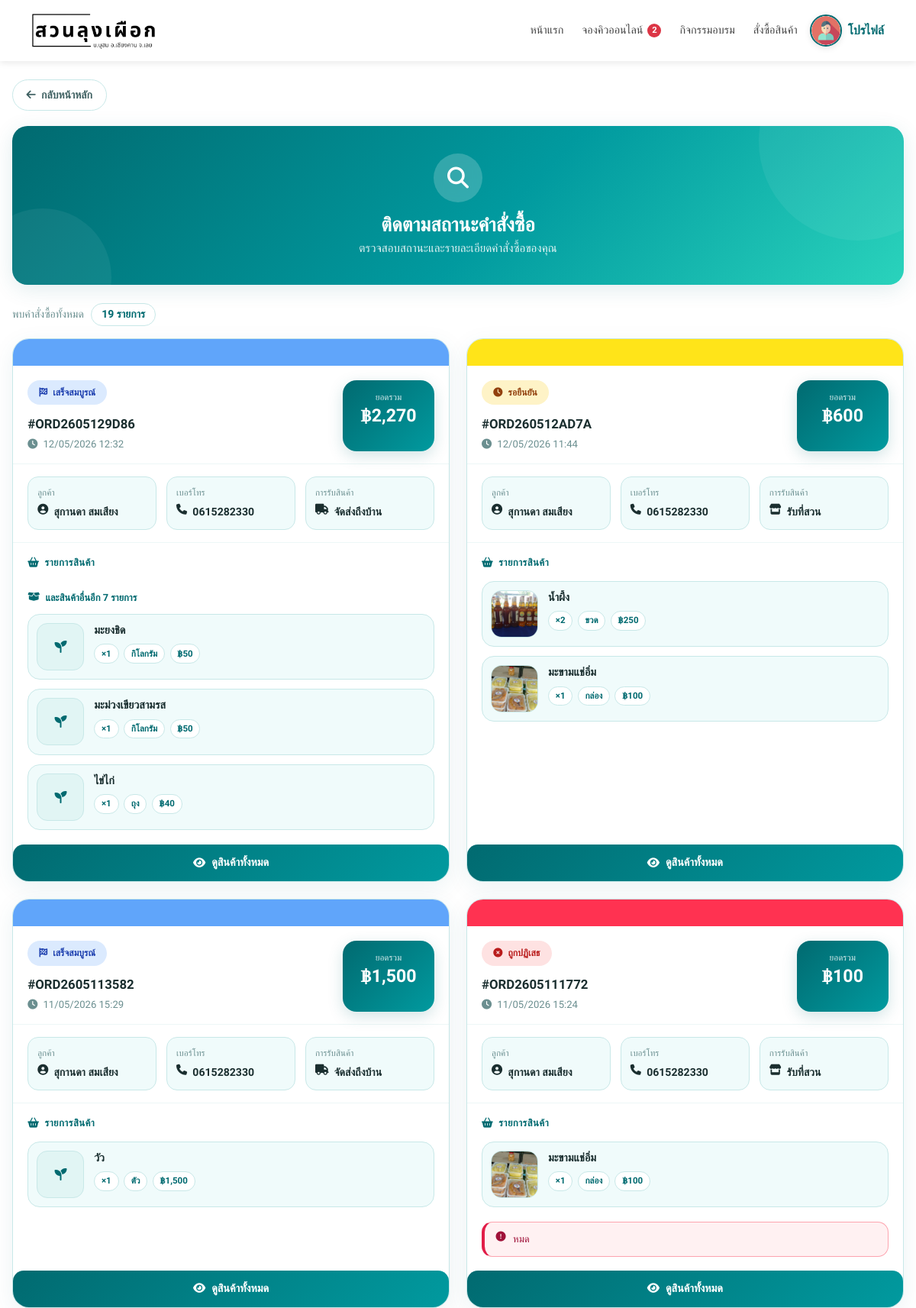
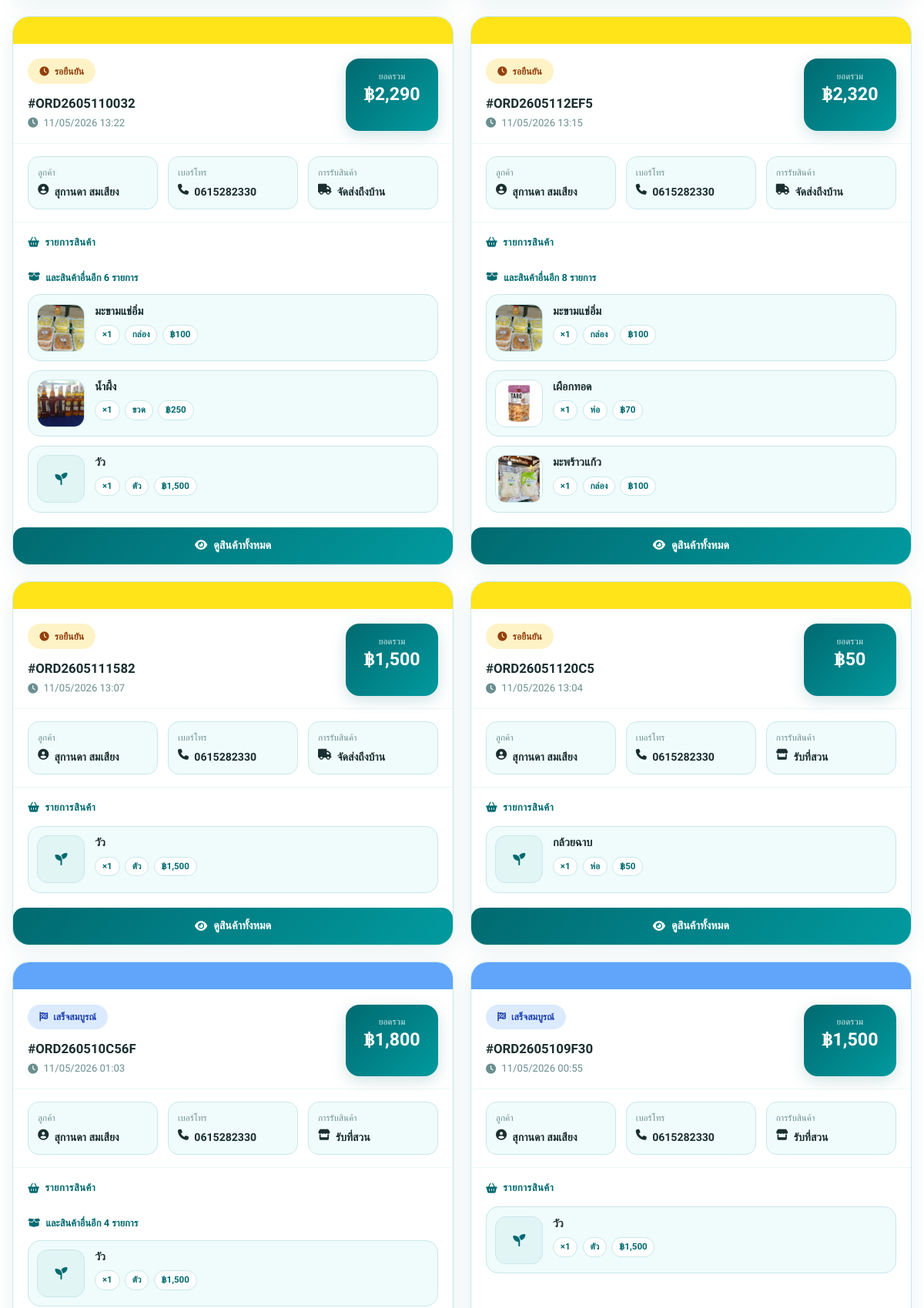
/user/order_status.php (signed in, upper part), run on the app's committed database (2 pictures, top to bottom).
### tables this page shows
CREATE TABLE `orders` (
  `order_id` int(11) NOT NULL,
  `order_code` varchar(50) DEFAULT NULL,
  `member_id` int(11) DEFAULT NULL,
  `customer_name` varchar(255) NOT NULL,
  `customer_phone` varchar(20) NOT NULL,
  `customer_address` text NOT NULL,
  `receive_type` enum('pickup','delivery') NOT NULL,
  `receive_datetime` datetime NOT NULL,
  `order_status` enum('pending','approved','rejected','completed') DEFAULT 'pending',
  `order_date` datetime DEFAULT current_timestamp(),
  `admin_note` text DEFAULT NULL,
  `total_amount` decimal(10,2) DEFAULT NULL
);

CREATE TABLE `order_items` (
  `item_id` int(11) NOT NULL,
  `order_id` int(11) NOT NULL,
  `product_id` int(11) NOT NULL,
  `quantity` int(11) NOT NULL,
  `price` decimal(10,2) NOT NULL,
  `product_name` varchar(20) DEFAULT NULL
);

CREATE TABLE `products` (
  `product_id` int(11) NOT NULL,
  `product_name` varchar(255) NOT NULL,
  `category` varchar(100) DEFAULT NULL,
  `price` decimal(10,2) NOT NULL,
  `unit` varchar(50) DEFAULT NULL,
  `seasonal` tinyint(1) DEFAULT 0,
  `status` enum('active','inactive') DEFAULT 'active',
  `product_image` varchar(255) DEFAULT NULL,
  `product_description` text DEFAULT NULL
);

### user/order_status.php (the view, shortened to what this page needs)
<?php
require_once __DIR__ . '/../db/db.php';
$member_id = $_SESSION['member_id'] ?? null;
$orders = [];
$search_performed = false;
if ($member_id) {
    $stmt = $conn->prepare("
        SELECT
            o.*,
            COALESCE(o.total_amount, 0) AS order_total
        FROM orders o
        WHERE o.member_id = ?
        ORDER BY o.order_date DESC
    ");
    $stmt->bind_param("i", $member_id);
    $stmt->execute();
    $orders = $stmt->get_result()->fetch_all(MYSQLI_ASSOC);
}
?>
<!DOCTYPE html>
<html lang="th">
<head>
    <link href="https://cdn.jsdelivr.net/npm/bootstrap@5.3.0/dist/css/bootstrap.min.css" rel="stylesheet">
    <link rel="stylesheet" href="https://cdnjs.cloudflare.com/ajax/libs/font-awesome/6.5.0/css/all.min.css">
</head>
<body>
    <?php include __DIR__ . '/navbar.php'; ?>
    <div class="page-wrap">
        <a href="products.php" class="back-btn">
            <i class="fas fa-arrow-left"></i> กลับหน้าหลัก
        </a>
        <div class="hero">
            <div class="hero-icon"><i class="fas fa-search"></i></div>
            <h1>ติดตามสถานะคำสั่งซื้อ</h1>
            <p>ตรวจสอบสถานะและรายละเอียดคำสั่งซื้อของคุณ</p>
        </div>
        <?php if (
            ($member_id && !empty($orders))
            || (!$member_id && $search_performed && !empty($orders))
        ): ?>
            <div class="count-row">
                พบคำสั่งซื้อทั้งหมด
                <span class="count-pill"><?= count($orders) ?> รายการ</span>
            </div>
            <div class="orders-grid">
                <?php foreach ($orders as $idx => $o):
                    $itemStmt = $conn->prepare("
                        SELECT oi.quantity, oi.price, p.product_name, p.product_image, p.unit
                        FROM order_items oi
                        JOIN products p ON oi.product_id = p.product_id
                        WHERE oi.order_id = ?
                    ");
                    $itemStmt->bind_param("i", $o['order_id']);
                    $itemStmt->execute();
                    $itemRows    = $itemStmt->get_result()->fetch_all(MYSQLI_ASSOC);
                    $totalItems  = count($itemRows);
                    $previewItems = array_slice($itemRows, 0, 3);
                    $orderTotal = $o['order_total'] ?? 0;
                    $statusLabel = match ($o['order_status']) {
                        'pending'   => 'รอยืนยัน',
                        'approved'  => 'ยืนยันแล้ว',
                        'rejected'  => 'ถูกปฏิเสธ',
                        'completed' => 'เสร็จสมบูรณ์',
                        default     => $o['order_status']
                    };
                    $statusIcon = match ($o['order_status']) {
                        'pending'   => 'fa-clock',
                        'approved'  => 'fa-check-circle',
                        'rejected'  => 'fa-times-circle',
                        'completed' => 'fa-flag-checkered',
                        default     => 'fa-circle'
                    };
                ?>
                    <div class="order-card" style="animation-delay: <?= $idx * 70 ?>ms">
                        <div class="status-line line-<?= $o['order_status'] ?>"></div>
                        <div class="card-top">
                            <div class="left-top">
                                <div class="status-badge badge-<?= $o['order_status'] ?>">
                                    <i class="fas <?= $statusIcon ?>"></i>
                                    <?= $statusLabel ?>
                                </div>
                                <div class="order-code">#<?= htmlspecialchars($o['order_code']) ?></div>
                                <div class="order-date">
                                    <i class="fas fa-clock"></i>
                                    <?= date('d/m/Y H:i', strtotime($o['order_date'])) ?>
                                </div>
                            </div>
                            <div class="total-box">
                                <span>ยอดรวม</span>
                                <strong>฿<?= number_format($orderTotal, 0) ?></strong>
                            </div>
                        </div>
                        <div class="customer-grid">
                            <div class="customer-item">
                                <div class="customer-label">ลูกค้า</div>
                                <div class="customer-value">
                                    <i class="fas fa-user-circle"></i>
                                    <?= htmlspecialchars($o['customer_name']) ?>
                                </div>
                            </div>
                            <div class="customer-item">
                                <div class="customer-label">เบอร์โทร</div>
                                <div class="customer-value">
                                    <i class="fas fa-phone"></i>
                                    <?= htmlspecialchars($o['customer_phone']) ?>
                                </div>
                            </div>
                            <div class="customer-item">
                                <div class="customer-label">การรับสินค้า</div>
                                <div class="customer-value">
                                    <?php if ($o['receive_type'] === 'pickup'): ?>
                                        <i class="fas fa-store"></i> รับที่สวน
                                    <?php else: ?>
                                        <i class="fas fa-truck"></i> จัดส่งถึงบ้าน
                                    <?php endif; ?>
                                </div>
                            </div>
                        </div>
                        <div class="products-wrap">
                            <div class="products-title">
                                <i class="fas fa-basket-shopping"></i>
                                รายการสินค้า
                            </div>
                            <div class="products-list">
                                <?php if ($totalItems > 3): ?>
                                    <div class="more-items">
                                        <i class="fas fa-box-open"></i>
                                        และสินค้าอื่นอีก <?= $totalItems - 3 ?> รายการ
                                    </div>
                                <?php endif; ?>
                                <?php foreach ($previewItems as $item):
                                    $imgPath = !empty($item['product_image'])
                                        ? "../admin/uploads/products/" . htmlspecialchars($item['product_image'])
                                        : null;
                                ?>
                                    <div class="product-card">
                                        <?php if ($imgPath): ?>
                                            <img src="<?= $imgPath ?>"
                                                class="product-image"
                                                loading="lazy"
                                                alt="<?= htmlspecialchars($item['product_name']) ?>"
                                                onerror="this.style.display='none';this.nextElementSibling.style.display='flex'">
                                            <div class="product-placeholder" style="display:none">
                                                <i class="fas fa-seedling"></i>
                                            </div>
                                        <?php else: ?>
                                            <div class="product-placeholder">
                                                <i class="fas fa-seedling"></i>
                                            </div>
                                        <?php endif; ?>
                                        <div class="product-info">
                                            <div class="product-name"><?= htmlspecialchars($item['product_name']) ?></div>
                                            <div class="product-meta">
                                                <span class="product-chip">×<?= (int)$item['quantity'] ?></span>
                                                <span class="product-chip"><?= htmlspecialchars($item['unit'] ?? 'ชิ้น') ?></span>
                                                <span class="product-chip">฿<?= number_format($item['price'], 0) ?></span>
                                            </div>
                                        </div>
                                    </div>
                                <?php endforeach; ?>
                            </div>
                        </div>
                        <?php if (!empty($o['admin_note'])): ?>
                            <div class="admin-note">
                                <i class="fas fa-circle-exclamation"></i>
                                <div><?= htmlspecialchars($o['admin_note']) ?></div>
                            </div>
                        <?php endif; ?>
                        <div class="card-footer">
                            <button
                                class="btn-detail"
                                data-bs-toggle="modal"
                                data-bs-target="#orderModal<?= $o['order_id'] ?>">
                                <i class="fas fa-eye"></i>
                                ดูสินค้าทั้งหมด
                            </button>
                        </div>
                    </div>
                <?php endforeach; ?>
            </div>
        <?php endif; ?>
    </div>
</body>
</html>

### user/navbar.php (style rules this page uses)
:root { --green: #016A70; --green-light: #32a877; --white: #fff; --dark: #222; --shadow: rgba(0, 0, 0, 0.08); }
* { font-family: 'Prompt', sans-serif; box-sizing: border-box; }

### data on the page
orders: order_status "เสร็จสมบูรณ์", order_code "ORD2605129D86", order_date "12/05/2026 12:32", orderTotal "2,270", customer_name "สุกานดา สมเสียง", customer_phone "0615282330", receive_type "delivery" (drawn), totalItems "7"
order_items: product.product_name "มะยงชิด", quantity "1", product.unit "กิโลกรัม", price "50"
order_items: product.product_name "มะม่วงเขียวสามรส", quantity "1", product.unit "กิโลกรัม", price "50"
order_items: product.product_name "ไข่ไก่", quantity "1", product.unit "ถุง", price "40"
orders: order_status "รอยืนยัน", order_code "ORD260512AD7A", order_date "12/05/2026 11:44", orderTotal "600", customer_name "สุกานดา สมเสียง", customer_phone "0615282330", receive_type "pickup" (drawn)
order_items: product.product_image (picture), product.product_name "น้ำผึ้ง", quantity "2", product.unit "ขวด", price "250"
order_items: product.product_image (picture), product.product_name "มะขามแช่อิ่ม", quantity "1", product.unit "กล่อง", price "100"
orders: order_status "เสร็จสมบูรณ์", order_code "ORD2605113582", order_date "11/05/2026 15:29", orderTotal "1,500", customer_name "สุกานดา สมเสียง", customer_phone "0615282330", receive_type "delivery" (drawn)
order_items: product.product_name "วัว", quantity "1", product.unit "ตัว", price "1,500"
orders: order_status "ถูกปฏิเสธ", order_code "ORD2605111772", order_date "11/05/2026 15:24", orderTotal "100", customer_name "สุกานดา สมเสียง", customer_phone "0615282330", receive_type "pickup" (drawn), admin_note "หมด"
orders: order_status "รอยืนยัน", order_code "ORD2605110032", order_date "11/05/2026 13:22", orderTotal "2,290", customer_name "สุกานดา สมเสียง", customer_phone "0615282330", receive_type "delivery" (drawn), totalItems "6"
order_items: product.product_image (picture), product.product_name "น้ำผึ้ง", quantity "1", product.unit "ขวด", price "250"
orders: order_status "รอยืนยัน", order_code "ORD2605112EF5", order_date "11/05/2026 13:15", orderTotal "2,320", customer_name "สุกานดา สมเสียง", customer_phone "0615282330", receive_type "delivery" (drawn), totalItems "8"
order_items: product.product_image (picture), product.product_name "เผือกทอด", quantity "1", product.unit "ห่อ", price "70"
order_items: product.product_image (picture), product.product_name "มะพร้าวแก้ว", quantity "1", product.unit "กล่อง", price "100"
orders: order_status "รอยืนยัน", order_code "ORD2605111582", order_date "11/05/2026 13:07", orderTotal "1,500", customer_name "สุกานดา สมเสียง", customer_phone "0615282330", receive_type "delivery" (drawn)
orders: order_status "รอยืนยัน", order_code "ORD26051120C5", order_date "11/05/2026 13:04", orderTotal "50", customer_name "สุกานดา สมเสียง", customer_phone "0615282330", receive_type "pickup" (drawn)
order_items: product.product_name "กล้วยฉาบ", quantity "1", product.unit "ห่อ", price "50"
orders: order_status "เสร็จสมบูรณ์", order_code "ORD260510C56F", order_date "11/05/2026 01:03", orderTotal "1,800", customer_name "สุกานดา สมเสียง", customer_phone "0615282330", receive_type "pickup" (drawn), totalItems "4"
orders: order_status "เสร็จสมบูรณ์", order_code "ORD2605109F30", order_date "11/05/2026 00:55", orderTotal "1,500", customer_name "สุกานดา สมเสียง", customer_phone "0615282330", receive_type "pickup" (drawn)

### other printed values
$awaiting_qr_payment_count "2"
count($orders) "19"
